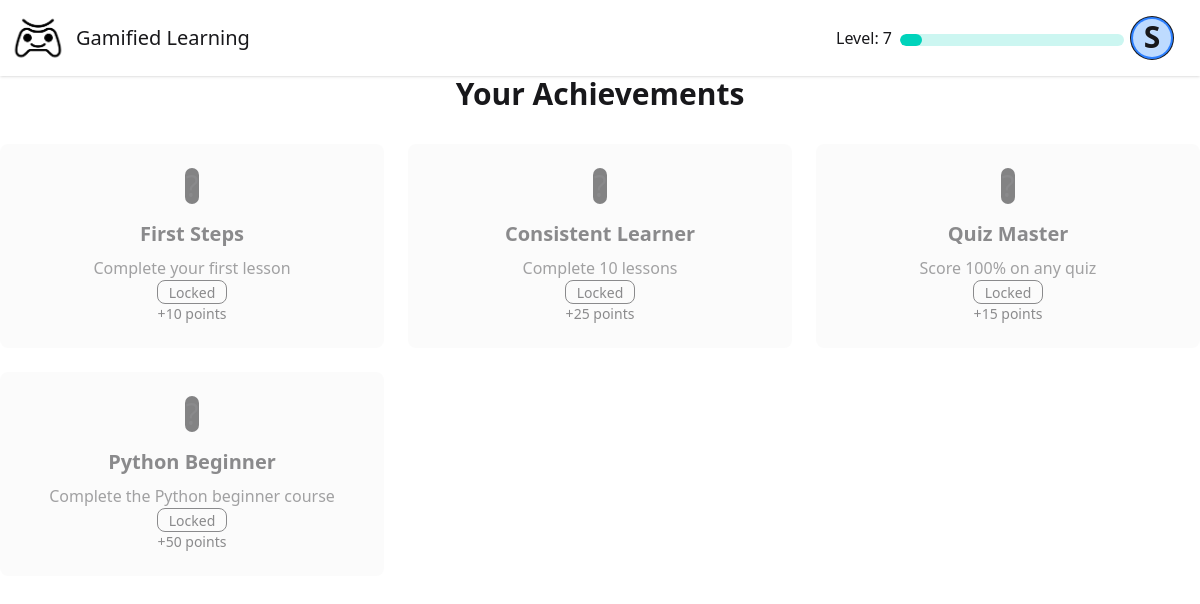
/achievements (signed in), run on the app's committed database.
### models/models.py (models this page shows, shortened)
class User(db.Model):
    id = db.Column(db.Integer, primary_key=True)
    name = db.Column(db.String(100), nullable=False)
    username = db.Column(db.String(80), unique=True, nullable=False)
    email = db.Column(db.String(120), unique=True, nullable=False)
    stream = db.Column(db.String(20), nullable=False)
    year = db.Column(db.String(10), nullable=False)
    password = db.Column(db.String(120), nullable=False)
    points = db.Column(db.Integer, default=0)
    level = db.Column(db.Integer, default=1)
    is_admin = db.Column(db.Boolean, default=False)
    is_verified = db.Column(db.Boolean, default=False)  # Add is_verified column
    created_at = db.Column(db.DateTime, default=datetime.utcnow)
    last_login = db.Column(db.DateTime)
    courses = db.relationship('Course', secondary=user_courses, back_populates='users')
    completed_chapters = db.relationship('UserChapterProgress', back_populates='user')

class Achievement(db.Model):
    id = db.Column(db.Integer, primary_key=True)
    code = db.Column(db.String(50), unique=True, nullable=False)
    name = db.Column(db.String(100), nullable=False)
    description = db.Column(db.String(255), nullable=False)
    badge_image = db.Column(db.String(255), nullable=False)
    category = db.Column(db.String(50), nullable=False)
    points = db.Column(db.Integer, default=10)

### routes/user.py (the view)
def achievements_page():
    if 'user_id' not in session:
        return redirect(url_for('home'))
    user = User.query.get(session['user_id'])
    if not user:
        session.pop('user_id', None)
        return redirect(url_for('home'))
    user_achievements = UserAchievement.query.filter_by(user_id=user.id).all()
    earned_ids = [ua.achievement_id for ua in user_achievements]
    all_achievements = Achievement.query.all()
    return render_template('achivements_page.html',
                        user=user,
                        earned_ids=earned_ids,
                        all_achievements=all_achievements)

### templates/achivements_page.html
{% extends "base.html" %}
{% block content %}
<div class="container mx-auto px-4 py-8">
    <h1 class="text-3xl font-bold mb-8 text-center">Your Achievements</h1>
    <div class="grid grid-cols-1 md:grid-cols-2 lg:grid-cols-3 gap-6">
        {% for achievement in all_achievements %}
            <div class="bg-base-200 rounded-lg p-6 flex flex-col items-center
                      {{ 'opacity-100' if achievement.id in earned_ids else 'opacity-50' }}">
                <div class="w-24 h-24 mb-4 rounded-full flex items-center justify-center overflow-hidden
                          {{ 'bg-primary' if achievement.id in earned_ids else 'bg-neutral' }}">
                    {% if achievement.id in earned_ids %}
                        <img src="{{ url_for('static', filename='badges/' + achievement.badge_image) }}"
                             alt="{{ achievement.name }}" class="w-16 h-16">
                    {% else %}
                        <span class="text-3xl">?</span>
                    {% endif %}
                </div>
                <h3 class="text-xl font-bold mb-2">{{ achievement.name }}</h3>
                <p class="text-center text-base-content/80 mb-3">{{ achievement.description }}</p>
                {% if achievement.id in earned_ids %}
                    <span class="badge badge-success">Earned</span>
                {% else %}
                    <span class="badge badge-outline">Locked</span>
                {% endif %}
                <div class="mt-2 text-sm">+{{ achievement.points }} points</div>
            </div>
        {% endfor %}
    </div>
</div>
{% endblock %}

### templates/base.html (shortened to what this page needs)
<!doctype html>
<html>
    <head>
        <link
            href="https://cdn.jsdelivr.net/npm/daisyui@5"
            rel="stylesheet"
            type="text/css"
        />
        <link rel="stylesheet" href="{{url_for('static',filename='dist/output.css')}}">
        <link
            href="https://cdn.jsdelivr.net/npm/daisyui@5/themes.css"
            rel="stylesheet"
            type="text/css"
        />
    </head>
    <body>
        <div class="min-h-screen flex flex-col">
            <div class="navbar bg-base-100 shadow-sm sticky top-0 z-[100]">
                <div class="flex-1">
                    <div class="flex items-center gap-2">
                        <img
                            src="/static/logo.png"
                            alt="logo"
                            class="size-15"
                        />
                        <a class="text-xl" href="/">Gamified Learning</a>
                    </div>
                </div>
                {% if 'user_id' in session %}
                <div class="flex gap-2 pr-5">
                    <p class="pt-2" style="height: min-content">
                        Level: {{ user.level }}
                    </p>
                    <progress
                        class="progress progress-accent w-56 h-3 mt-4"
                        value="{{ user.points }}"
                        max="200"
                    ></progress>
                    <div class="dropdown dropdown-end">
                        <div
                            tabindex="0"
                            role="button"
                            class="btn btn-ghost btn-circle avatar"
                        >
                            <div
                                class="w-10 rounded-full ring ring-blue ring-offset-2 ring-offset-blue-500 bg-blue-200"
                            >
                                <span class="text-3xl"
                                    >{{ user.name|first }}</span
                                >
                            </div>
                        </div>
                    </div>
                </div>
                {% else %}
                <a href="{{ url_for('login') }}" class="pr-5">Login</a>
                {% endif %}
            </div>
            <main class="flex-grow">{% block content %}{% endblock %}</main>
        </div>
    </body>
</html>

### data on the page
User: level "7", name|first "S"
Achievement: name "First Steps", description "Complete your first lesson", shows "Locked", points "10"
Achievement: name "Consistent Learner", description "Complete 10 lessons", shows "Locked", points "25"
Achievement: name "Quiz Master", description "Score 100% on any quiz", shows "Locked", points "15"
Achievement: name "Python Beginner", description "Complete the Python beginner course", shows "Locked", points "50"
